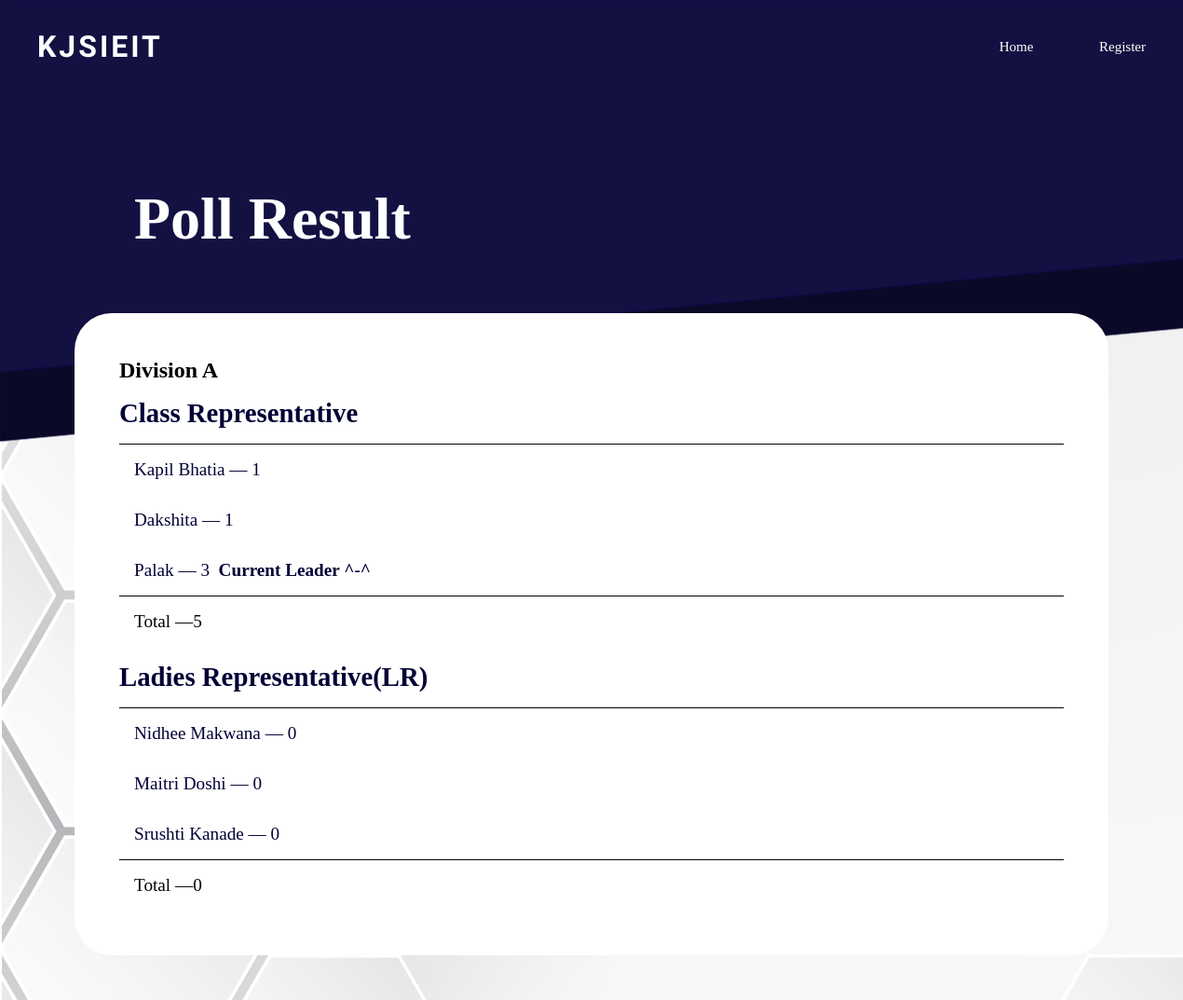
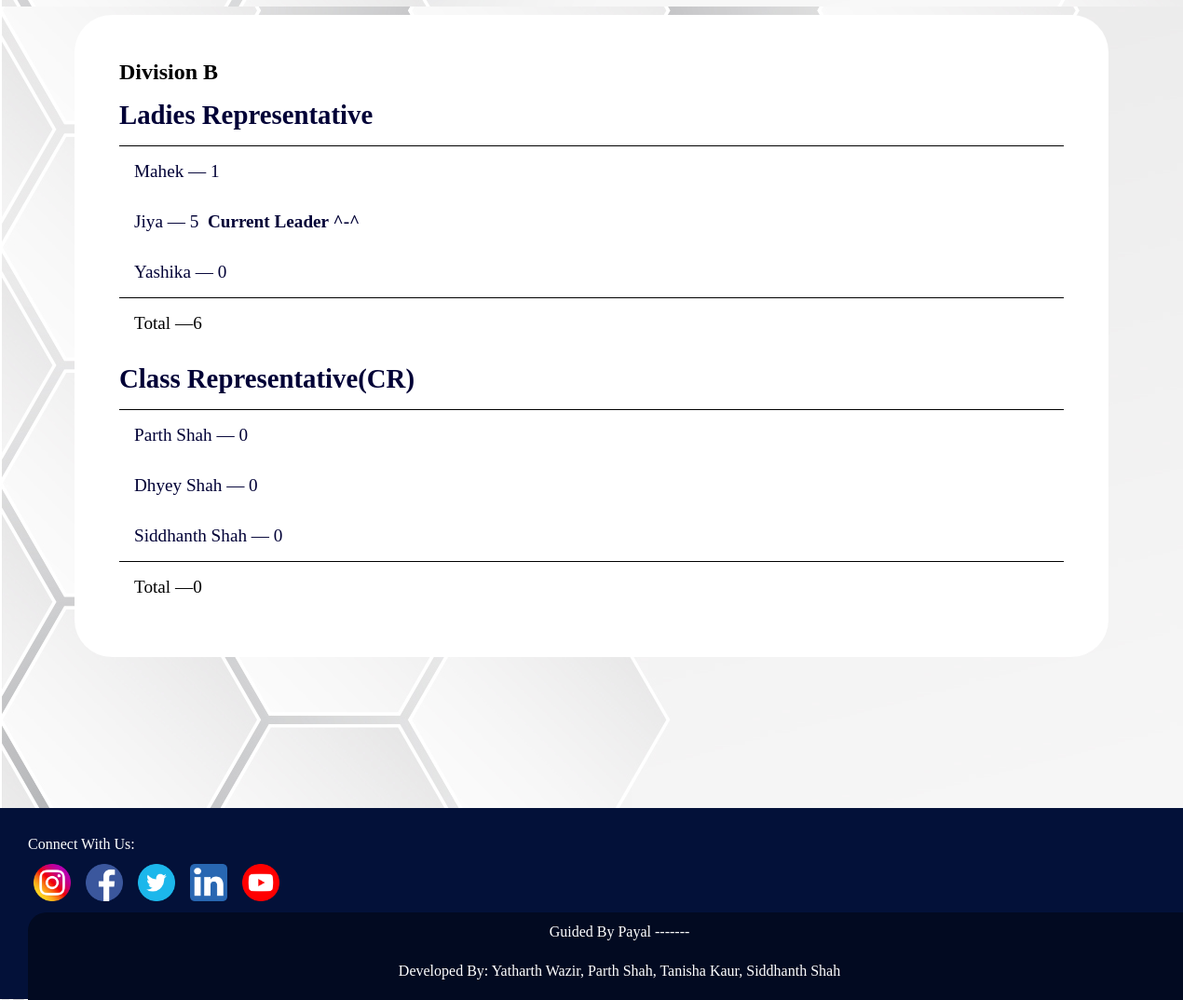
/result/, run on an earlier commit of the app's database (2 pictures, top to bottom).
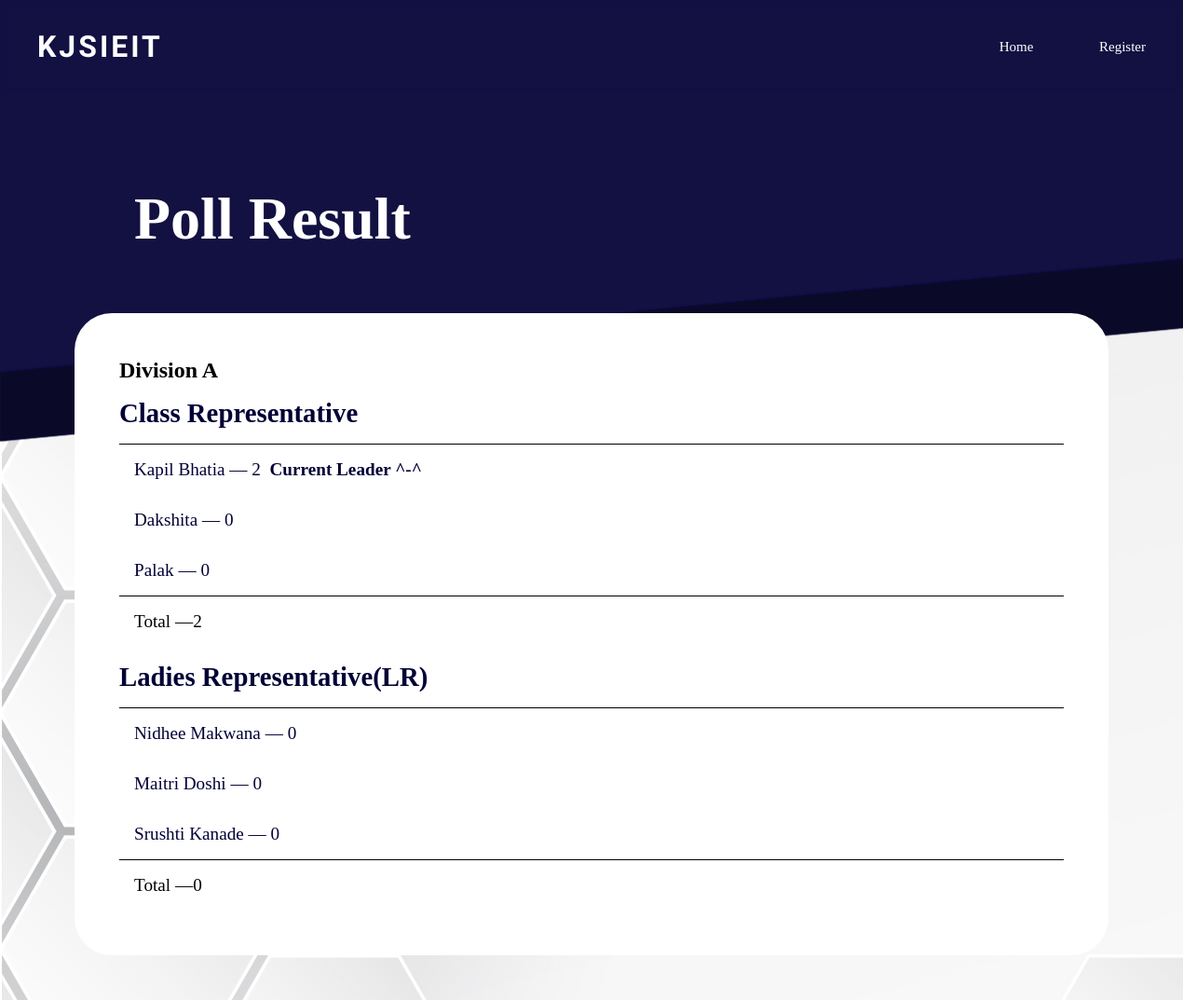
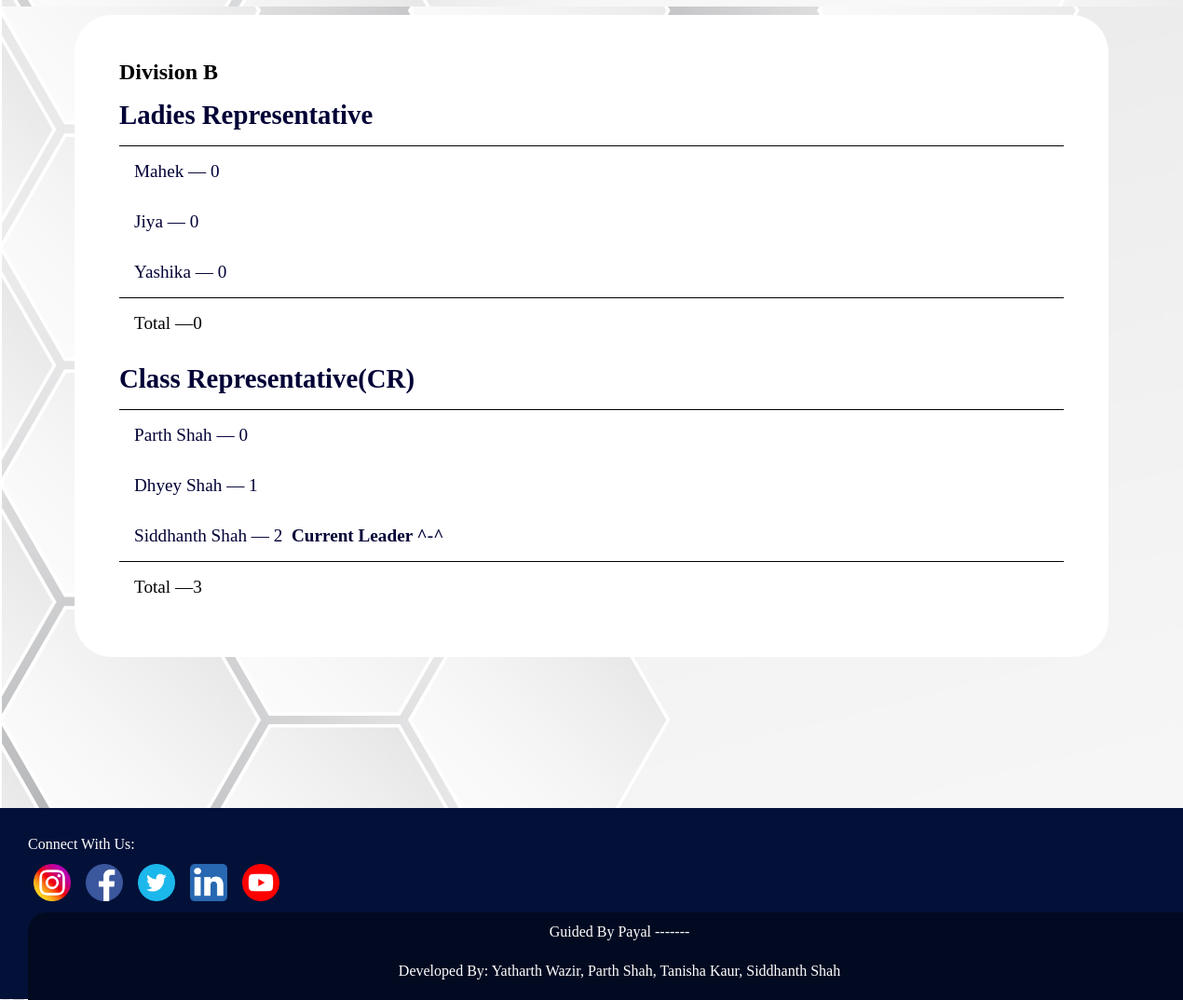
And on a later commit of the database (2 pictures, top to bottom).
### vote/models.py (models this page shows, shortened)
class ADivPoll(models.Model):
    Elections_for = models.TextField(max_length=30, null=True)
    candidate_1 = models.CharField(max_length=30, null=True)
    candidate_2 = models.CharField(max_length=30, null=True)
    candidate_3 = models.CharField(max_length=30, null=True)
    candidate_1_count = models.IntegerField(default=0)
    candidate_2_count = models.IntegerField(default=0)
    candidate_3_count = models.IntegerField(default=0)
    def total(self):
        return self.candidate_1_count + self.candidate_2_count + self.candidate_3_count

class BDivPoll(models.Model):
    Elections_for = models.TextField(max_length=30, null=True)
    candidate_1 = models.CharField(max_length=30, null=True)
    candidate_2 = models.CharField(max_length=30, null=True)
    candidate_3 = models.CharField(max_length=30, null=True)
    candidate_1_count = models.IntegerField(default=0)
    candidate_2_count = models.IntegerField(default=0)
    candidate_3_count = models.IntegerField(default=0)
    def total(self):
        return self.candidate_1_count + self.candidate_2_count + self.candidate_3_count

### vote/views.py (the view)
# urls.py: path('result/',views.result, name='result'),
def result(request):
    pollA = ADivPoll.objects.all()
    pollB = BDivPoll.objects.all()
    context = {'pollA':pollA, "pollB":pollB}
    return render(request,'vote/result.html',context)

### vote/templates/vote/result.html (shortened to what this page needs)
{% extends 'vote/navbar.html' %}
{% block content %}
<!DOCTYPE html>
<html lang="en">
<head>
    {% load static %}
    <link rel="stylesheet" href="{% static 'vote/css/results.css' %}">
</head>
<body>
<div class="panel">
    <div class="panel-heading"><h1>Poll Result</h1></div>
    <div class="panel-body">
        <div class="Div">
        <h2>Division A</h2>
        {% for poll in pollA %}
        <div class="title">
            <h2>{{ poll.Elections_for }}</h2>
        </div>
        <div class="list">
            <ul class="list-group">
                <li class="list-item">{{ poll.candidate_1 }} &mdash; {{ poll.candidate_1_count }}
                    {% if poll.candidate_1_count > poll.candidate_2_count and poll.candidate_1_count > poll.candidate_3_count %}
                    <strong>&nbsp;Current Leader ^-^</strong>
                    {% endif %}
                </li>
                <li class="list-item">{{ poll.candidate_2 }} &mdash; {{ poll.candidate_2_count }}
                </li>
                <li class="list-item">{{ poll.candidate_3 }} &mdash; {{ poll.candidate_3_count }}
                    {% if poll.candidate_3_count > poll.candidate_1_count and poll.candidate_3_count > poll.candidate_2_count %}
                    <strong>&nbsp;Current Leader ^-^</strong>
                    {% endif %}
                </li>
            </ul>
        </div>
        <div class="panel-footer">
            Total &mdash;{{ poll.total }}
        </div>
        {% endfor %}
        </div>
        <div class="Div"><h2>Division B</h2>
        {% for poll in pollB %}
        <div class="title">
            <h2>{{ poll.Elections_for }}</h2>
        </div>
        <div class="list">
            <ul class="list-group">
                <li class="list-item">{{ poll.candidate_1 }} &mdash; {{ poll.candidate_1_count }}
                </li>
                <li class="list-item">{{ poll.candidate_2 }} &mdash; {{ poll.candidate_2_count }}
                    {% if poll.candidate_2_count > poll.candidate_1_count and poll.candidate_2_count > poll.candidate_3_count %}
                    <strong>&nbsp;Current Leader ^-^</strong>
                    {% endif %}
                </li>
                <li class="list-item">{{ poll.candidate_3 }} &mdash; {{ poll.candidate_3_count }}
                    {% if poll.candidate_3_count > poll.candidate_1_count and poll.candidate_3_count > poll.candidate_2_count %}
                    <strong>&nbsp;Current Leader ^-^</strong>
                    {% endif %}
                </li>
            </ul>
        </div>
        <div class="panel-footer">
            Total &mdash;{{ poll.total }}
        </div>
        {% endfor %}
        </div>
    </div>
</div>
</body>
</html>
{% endblock %}

### vote/templates/vote/navbar.html (shortened to what this page needs)
<html>
{% load static %}
<link rel="stylesheet" href="{% static 'vote/css/navbar.css' %}">
<link rel="stylesheet" href="{% static 'vote/css/footer.css' %}">
<body>
    <nav>
        <div class="above">
            <label class="logo">KJSIEIT</label>
            <ul>
                <li class="element" align="center" id="Home"><a class="ref" href="{% url '' %}">Home</a>
                </li>
                <li class="element" align="center"><a class="ref" href="{% url 'check-div' %}">Register</a></li>
            </ul>
        </div>
    </nav>
{% block content %}
{% endblock %}
<div class="footer">
    <div class="footext">
      Connect With Us:
     </div>
    <div class="social">
    <ul>
      <li class="fa" align="center" id="Instagram"><a class="ref" href="https://www.instagram.com/kjsieit_official/">&nbsp;</a></li>
      <li class="fa" align="center" id="Facebook"><a class="ref" href="https://www.facebook.com/kjsieitofficial">&nbsp;</a></li>
      <li class="fa" align="center" id="Twitter"><a class="ref" href="https://twitter.com/kjsieit1">&nbsp;</a></li>
      <li class="fa" align="center" id="Linkedin"><a class="ref" href="https://www.linkedin.com/school/kjsomaiya-institute-of-engineering-and-information-technology/">&nbsp;</a></li>
      <li class="fa" align="center" id="Youtube"><a class="ref" href="https://www.youtube.com/kjsieitofficial">&nbsp;</a></li>
    </ul>
  </div>
  <div class="footer2">
    <div>Guided By Payal -------</div>
    <div>Developed By: Yatharth Wazir, Parth Shah, Tanisha Kaur, Siddhanth Shah</div>
  </div>
  </div>
</body>
</html>

### vote/static/vote/css/navbar.css (style rules this page uses)
* { text-decoration: none; list-style: none; padding: 0; margin:0; }
body { font-family: Verdana; background-repeat: repeat-y; background-size: cover; background-color: aliceblue; }
nav { height: 100px; width: 100%; background: rgba(3, 17, 57, 0); border: 5px; border-color: brown; margin-bottom: 50px; z-index: 0; backdrop-filter: blur(5px); }
.logo { font-size: 32px; letter-spacing: 3px; font-family: Aboreto; font-weight: bold; color: white; padding: 0 40px; line-height: 100px; }
nav ul { float: right; margin-right: 10px; text-align: center; }
.element { display: inline-flex; flex-direction: column; margin: 0 0 0 0; line-height: 100px; min-width: 110px; border-radius: 15px; }
.ref { color: white; font-size: 15px; padding: 0 10px; }

### vote/static/vote/css/footer.css (style rules this page uses)
.fa { margin: 6px; padding: 5px; font-size: 50px; width: 30px; line-height: 30px; text-align: center; text-decoration: none; display: inline-flex; flex-direction: column; align-items: center; justify-content: center; transition: font-size 0.2s, width 0.2s, line-height 0.2s; }
#Instagram { background: url(/static/images/insta.ico); background-size: contain; background-repeat: no-repeat; justify-content: center; }
.footer { padding: 30px 30px 0 30px; height: 175px; width: 100%; background: rgba(3, 17, 57, 1); margin-top: 50px; z-index: 0; backdrop-filter: blur(5px); }
#facebook { background: url(/static/images/fb.ico); background-size: contain; background-repeat: no-repeat; justify-content: center; }
#Linkedin { background: url(/static/images/link.ico); background-size: contain; background-repeat: no-repeat; justify-content: center; }
#Twitter { background: url(/static/images/twt.ico); background-size: cover; background-repeat: no-repeat; justify-content: center; }
#Youtube { background: url(/static/images/yt.ico); background-size: contain; background-repeat: no-repeat; justify-content: center; }
.footext { color: white; }
.social { height: 4rem; display: flex; align-items: center; }
.footer2 { width: 100%; padding-bottom: 10px; line-height: 42px; color: white; background: rgb(2, 10, 33); display: flex; flex-direction: column; justify-content: center; align-items: center; border-radius: 20px 0px 20px 0; }

### vote/static/vote/css/results.css (style rules this page uses)
body { background: url(/static/images/Navbar.png) no-repeat, url(/static/images/WBG.jpg); background-size: auto; transition: background 2.2s; overflow-x: hidden; }
.go body { background: url(/static/images/Navbar.png) no-repeat, url(/static/images/Navbarb.png) no-repeat, url(/static/images/WBG.jpg); background-size: auto; }
.panel { margin: 2rem; padding: 3rem; }
.panel-heading { font-size: 2rem; padding-left: 4rem; color: rgb(255, 255, 255); }
.title { font-size: 1.2rem; padding-top: 1rem; padding-bottom: 1rem; border-bottom: 1px solid black; color: rgb(0, 0, 54); }
.list { border-bottom: 1px solid black; }
.list-item { font-size: 1.2rem; padding: 1rem; color: rgb(0, 0, 54); }
.panel-footer { font-size: 1.2rem; padding: 1rem; }
.Div { background-color: white; border-radius: 40px; margin-top: 4rem; margin-bottom: 4rem; padding: 3rem; }

What changed in the data, as far as the page shows it:
changed ADivPoll "Class Representative": candidate_1_count "1" → "2"; candidate_2_count "1" → "0"; candidate_3_count "3" → "0"; total "5" → "2"; now shows "Current Leader ^-^"; no longer shows "Current Leader ^-^"
changed BDivPoll "Ladies Representative": candidate_1_count "1" → "0"; candidate_2_count "5" → "0"; total "6" → "0"; no longer shows "Current Leader ^-^"
changed BDivPoll "Class Representative(CR)": candidate_2_count "0" → "1"; candidate_3_count "0" → "2"; total "0" → "3"; now shows "Current Leader ^-^"
